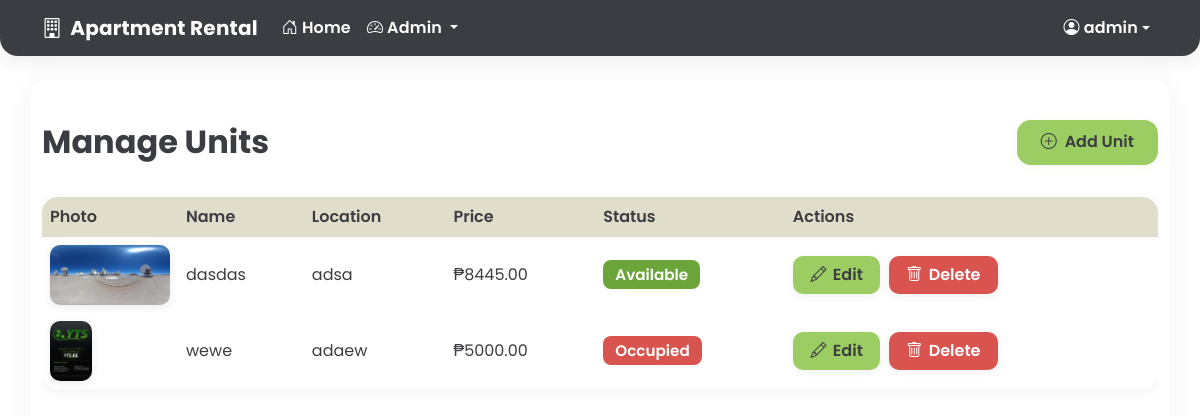
The app's page /dashboard/admin/units/ (signed in), older data.
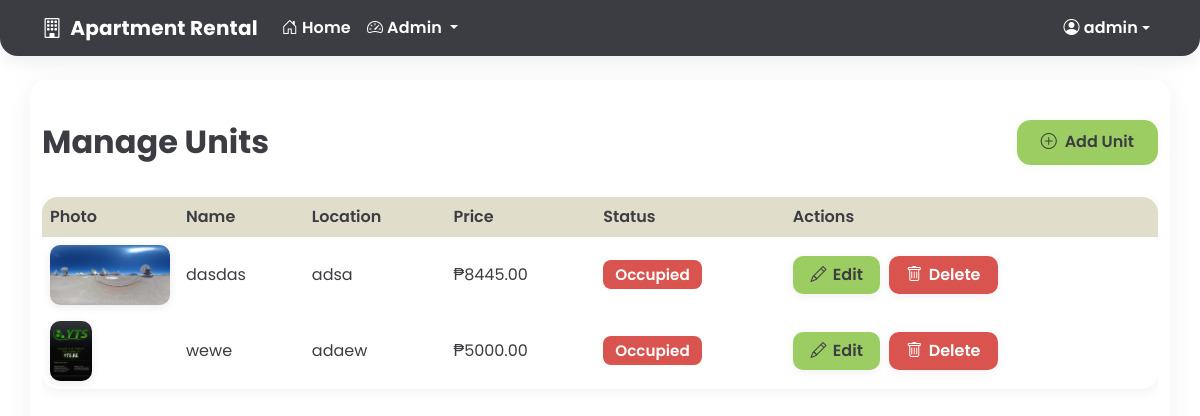
The same page, newer data.
### core/models.py (models this page shows, shortened)
class Unit(models.Model):
    AVAILABLE = 1
    OCCUPIED = 2
    STATUS_CHOICES = (
        (AVAILABLE, 'Available'),
        (OCCUPIED, 'Occupied'),
    )
    name = models.CharField(max_length=100)
    description = models.TextField()
    monthly_price = models.DecimalField(max_digits=10, decimal_places=2)
    location = models.CharField(max_length=200)
    payment_inclusions = models.TextField()
    house_rules = models.TextField()
    status = models.PositiveSmallIntegerField(choices=STATUS_CHOICES, default=AVAILABLE)
    main_image = models.ImageField(upload_to='units/')
    created_at = models.DateTimeField(auto_now_add=True)
    updated_at = models.DateTimeField(auto_now=True)

### core/views.py (the view)
    def wrapper(request, *args, **kwargs):
        if not (request.user.is_superuser or request.user.role == User.ADMIN):
            messages.error(request, 'You are not authorized to access this page.')
            return redirect('dashboard')
        return view_func(request, *args, **kwargs)

### core/views.py (called while the page is built)
def admin_required(view_func):
    def wrapper(request, *args, **kwargs):
        if not (request.user.is_superuser or request.user.role == User.ADMIN):
            messages.error(request, 'You are not authorized to access this page.')
            return redirect('dashboard')
        return view_func(request, *args, **kwargs)
    return wrapper

@login_required
@admin_required
def admin_units_list(request):
    units = Unit.objects.all().order_by('-created_at')
    return render(request, 'admin_panel/units_list.html', {'units': units})

### templates/admin_panel/units_list.html (shortened to what this page needs)
{% extends 'base.html' %}
{% block content %}
<div class="units-list-container">
    <div class="units-list-header">
        <h2 class="units-list-title">Manage Units</h2>
        <a href="{% url 'admin_unit_create' %}" class="units-list-add-btn">
            <i class="bi bi-plus-circle"></i> Add Unit
        </a>
    </div>
    <div class="table-responsive">
        <table class="table table-hover align-middle units-list-table">
            <thead>
                <tr>
                    <th>Photo</th>
                    <th>Name</th>
                    <th>Location</th>
                    <th>Price</th>
                    <th>Status</th>
                    <th>Actions</th>
                </tr>
            </thead>
            <tbody>
                {% for unit in units %}
                <tr>
                    <td style="width: 120px;">
                        <img src="{{ unit.main_image.url }}" alt="{{ unit.name }}" class="units-list-img">
                    </td>
                    <td>{{ unit.name }}</td>
                    <td>{{ unit.location }}</td>
                    <td>₱{{ unit.monthly_price|floatformat:2 }}</td>
                    <td>
                        {% if unit.status == unit.AVAILABLE %}
                            <span class="units-list-badge-success">Available</span>
                        {% else %}
                            <span class="units-list-badge-danger">Occupied</span>
                        {% endif %}
                    </td>
                    <td>
                        <a href="{% url 'admin_unit_update' unit.id %}" class="units-list-btn units-list-btn-primary">
                            <i class="bi bi-pencil"></i> Edit
                        </a>
                        <a href="{% url 'admin_unit_delete' unit.id %}" class="units-list-btn units-list-btn-danger">
                            <i class="bi bi-trash"></i> Delete
                        </a>
                    </td>
                </tr>
                {% empty %}
                <tr>
                    <td colspan="6" class="text-center text-muted">No units found.</td>
                </tr>
                {% endfor %}
            </tbody>
        </table>
    </div>
</div>
{% endblock %}

Row changes from the older to the newer data that the page shows:
changed Unit "dasdas": status "Available" → "Occupied"
